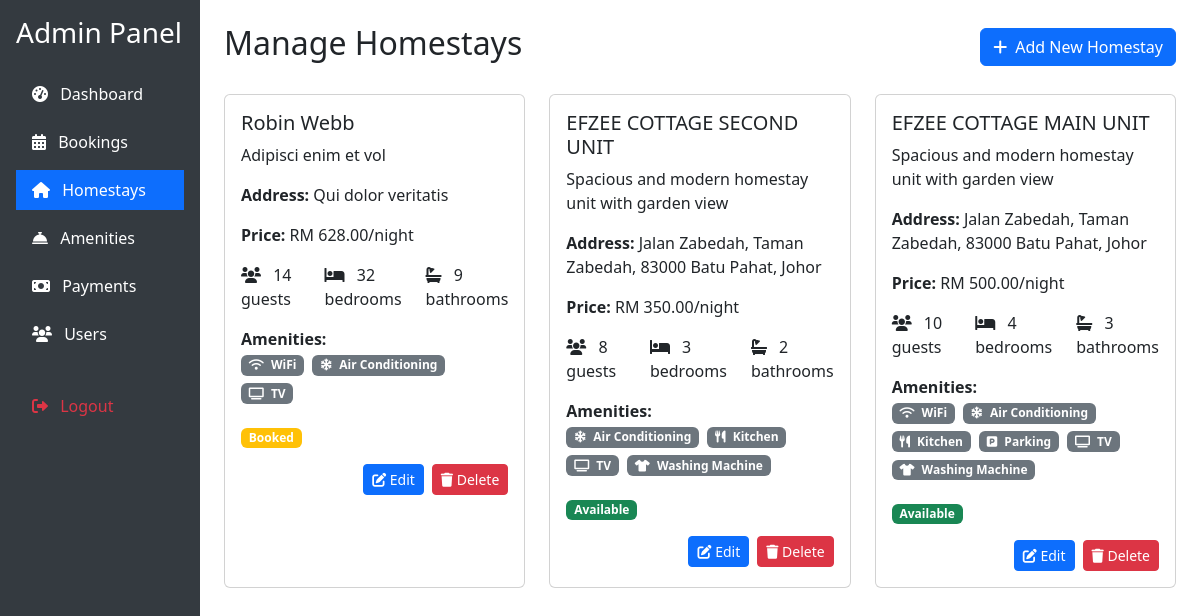
Screenshot of /admin_homestays.php (signed in) with the database file from the repository.
### tables this page shows
CREATE TABLE `homestays` (
  `homestay_id` int NOT NULL,
  `name` varchar(100) NOT NULL,
  `description` text,
  `address` text NOT NULL,
  `price_per_night` decimal(10,2) NOT NULL,
  `max_guests` int NOT NULL,
  `bedrooms` int NOT NULL,
  `bathrooms` int NOT NULL,
  `status` enum('available','booked','maintenance') DEFAULT 'available'
);

CREATE TABLE `amenities` (
  `amenity_id` int NOT NULL,
  `name` varchar(50) NOT NULL,
  `icon` varchar(255) NOT NULL,
  `price` float NOT NULL
);

### admin_homestays.php (the view, shortened to what this page needs)
<?php
require_once 'config.php';
$homestays = $conn->query("SELECT * FROM homestays ORDER BY homestay_id DESC");
$amenities = $conn->query("SELECT * FROM amenities ORDER BY name");
?>
<!DOCTYPE html>
<html lang="en">
<head>
    <link href="https://cdn.jsdelivr.net/npm/bootstrap@5.3.0/dist/css/bootstrap.min.css" rel="stylesheet">
    <link href="https://cdnjs.cloudflare.com/ajax/libs/font-awesome/6.0.0/css/all.min.css" rel="stylesheet">
</head>
<body>
<div class="container-fluid">
    <div class="row">
        <div class="col-md-3 col-lg-2 sidebar p-3">
            <h3 class="text-white mb-4">Admin Panel</h3>
            <div class="nav flex-column">
                <a href="admin.php" class="nav-link mb-2">
                    <i class="fas fa-tachometer-alt me-2"></i> Dashboard
                </a>
                <a href="admin_bookings.php" class="nav-link mb-2">
                    <i class="fas fa-calendar-alt me-2"></i> Bookings
                </a>
                <a href="admin_homestays.php" class="nav-link active mb-2">
                    <i class="fas fa-home me-2"></i> Homestays
                </a>
                <a href="admin_amenities.php" class="nav-link mb-2">
                    <i class="fas fa-concierge-bell me-2"></i> Amenities
                </a>
                <a href="admin_payments.php" class="nav-link mb-2">
                    <i class="fas fa-money-bill me-2"></i> Payments
                </a>
                <a href="admin_users.php" class="nav-link mb-2">
                    <i class="fas fa-users me-2"></i> Users
                </a>
                <a href="logout.php" class="nav-link mt-4 text-danger">
                    <i class="fas fa-sign-out-alt me-2"></i> Logout
                </a>
            </div>
        </div>
        <div class="col-md-9 col-lg-10 p-4">
            <div class="d-flex justify-content-between align-items-center mb-4">
                <h2>Manage Homestays</h2>
                <button class="btn btn-primary" data-bs-toggle="modal" data-bs-target="#addHomestayModal">
                    <i class="fas fa-plus me-2"></i>Add New Homestay
                </button>
            </div>
            <div class="row">
                <?php while ($homestay = $homestays->fetch_assoc()):
                    $homestay_id = $homestay['homestay_id'];
                    $amenities_query = "SELECT a.* FROM amenities a
                                       JOIN homestay_amenities ha ON a.amenity_id = ha.amenity_id
                                       WHERE ha.homestay_id = $homestay_id";
                    $homestay_amenities = $conn->query($amenities_query)->fetch_all(MYSQLI_ASSOC);
                ?>
                    <div class="col-md-6 col-xl-4 mb-4">
                        <div class="card h-100">
                            <div class="card-body">
                                <h5 class="card-title"><?php echo htmlspecialchars($homestay['name']); ?></h5>
                                <p class="card-text"><?php echo htmlspecialchars($homestay['description']); ?></p>
                                <div class="mb-3">
                                    <strong>Address:</strong> <?php echo htmlspecialchars($homestay['address']); ?>
                                </div>
                                <div class="row mb-3">
                                    <div class="col">
                                        <strong>Price:</strong> RM <?php echo number_format($homestay['price_per_night'], 2); ?>/night
                                    </div>
                                </div>
                                <div class="row mb-3">
                                    <div class="col">
                                        <i class="fas fa-users me-2"></i> <?php echo $homestay['max_guests']; ?> guests
                                    </div>
                                    <div class="col">
                                        <i class="fas fa-bed me-2"></i> <?php echo $homestay['bedrooms']; ?> bedrooms
                                    </div>
                                    <div class="col">
                                        <i class="fas fa-bath me-2"></i> <?php echo $homestay['bathrooms']; ?> bathrooms
                                    </div>
                                </div>
                                <div class="mb-3">
                                    <strong>Amenities:</strong><br>
                                    <?php foreach ($homestay_amenities as $amenity): ?>
                                        <span class="badge bg-secondary me-1 mb-1">
                                            <i class="<?php echo $amenity['icon']; ?> me-1"></i>
                                            <?php echo htmlspecialchars($amenity['name']); ?>
                                        </span>
                                    <?php endforeach; ?>
                                </div>
                                <div class="mb-3">
                                    <span class="badge bg-<?php
                                        echo match($homestay['status']) {
                                            'available' => 'success',
                                            'booked' => 'warning',
                                            'maintenance' => 'danger'
                                        };
                                    ?>"><?php echo ucfirst($homestay['status']); ?></span>
                                </div>
                                <div class="d-flex justify-content-end">
                                    <button class="btn btn-sm btn-primary me-2" data-bs-toggle="modal" data-bs-target="#editHomestayModal<?php echo $homestay['homestay_id']; ?>">
                                        <i class="fas fa-edit"></i> Edit
                                    </button>
                                    <button class="btn btn-sm btn-danger" onclick="deleteHomestay(<?php echo $homestay['homestay_id']; ?>)">
                                        <i class="fas fa-trash"></i> Delete
                                    </button>
                                </div>
                            </div>
                        </div>
                    </div>
                <?php endwhile; ?>
            </div>
        </div>
    </div>
</div>
</body>
</html>

### admin_homestays.php (style rules this page uses)
.sidebar { min-height: 100vh; background-color: #343a40; }
.nav-link { color: #fff; }
.nav-link.active { background-color: #0d6efd; }

### rows the page displays
homestays: name "Robin Webb", description "Adipisci enim et vol", address "Qui dolor veritatis", price_per_night "628.00", max_guests "14", bedrooms "32", bathrooms "9", status "Booked"
amenities: name "WiFi"
amenities: name "Air Conditioning"
amenities: name "TV"
homestays: name "EFZEE COTTAGE SECOND UNIT", description "Spacious and modern homestay unit with garden view", address "Jalan Zabedah, Taman Zabedah, 83000 Batu Pahat, Johor", price_per_night "350.00", max_guests "8", bedrooms "3", bathrooms "2", status "Available"
amenities: name "Kitchen"
amenities: name "Washing Machine"
homestays: name "EFZEE COTTAGE MAIN UNIT", description "Spacious and modern homestay unit with garden view", address "Jalan Zabedah, Taman Zabedah, 83000 Batu Pahat, Johor", price_per_night "500.00", max_guests "10", bedrooms "4", bathrooms "3", status "Available"
amenities: name "Parking"
